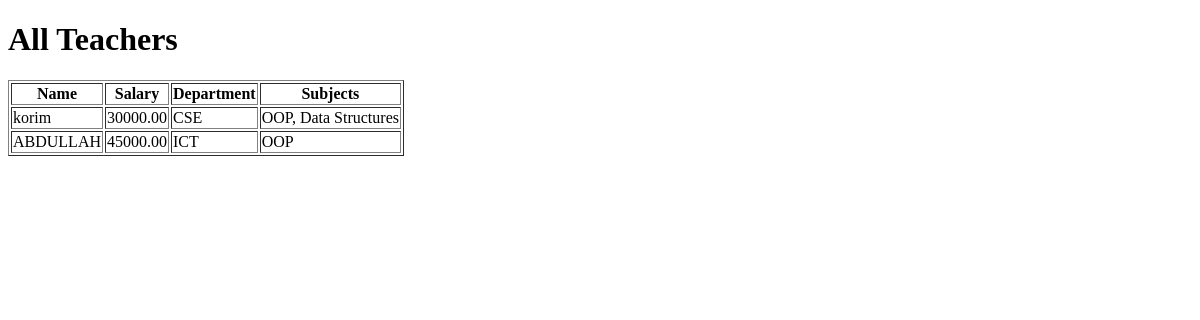
The page /task/teacher/ on the database as committed earlier.
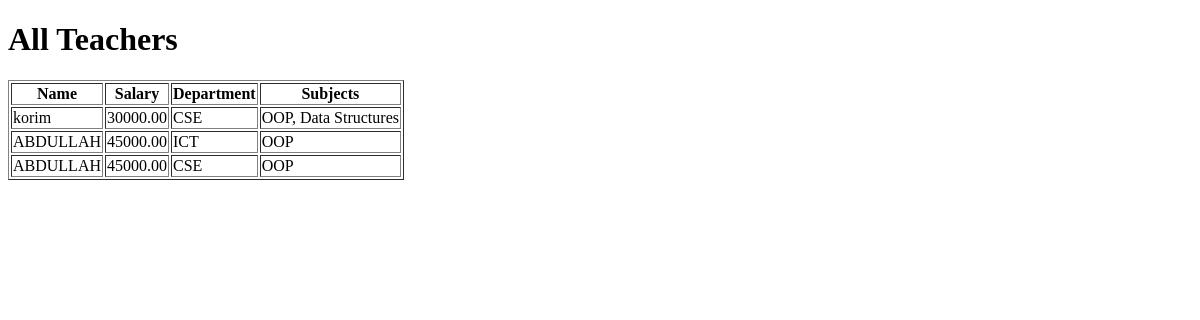
The same page on the database as committed later.
### app1/models.py (models this page shows, shortened)
class Teacher(models.Model):
    user=models.OneToOneField(User,on_delete=models.CASCADE,related_name="teacher",null=True)
    name=models.CharField(null=True,max_length=20)
    slary=models.DecimalField(max_digits=10,decimal_places=2)
    subject =models.ManyToManyField(Subject,related_name="teacher_sub")
    department=models.ForeignKey(Department,on_delete=models.CASCADE, related_name="Teachers")

class Department(models.Model):
    name=models.CharField(max_length=100)

class Subject(models.Model):
    name=models.CharField(max_length=100)

### app1/views.py (the view)
# urls.py: path('teacher/',teacher_list.as_view(),name="teacher"),
class teacher_list(ListView):   #class base view,
    model=Teacher
    template_name="teacher_list.html"
    context_object_name="teachers"

### templates/teacher_list.html (shortened to what this page needs)
<!DOCTYPE html>
<html>
<head>
</head>
<body>
    <h1>All Teachers</h1>
    <table border="1">
        <tr>
            <th>Name</th>
            <th>Salary</th>
            <th>Department</th>
            <th>Subjects</th>
        </tr>
        {% for teacher in teachers %}
        <tr>
            <td>{{ teacher.name }}</td>
            <td>{{ teacher.slary }}</td>
            <td>{{ teacher.department.name }}</td>
            <td>
                {% for sub in teacher.subject.all %}
                    {{ sub.name }}{% if not forloop.last %}, {% endif %}
                {% endfor %}
            </td>
        </tr>
        {% endfor %}
    </table>
</body>
</html>

Rows that differ between the two databases and show on the page:
added Teacher: name "ABDULLAH", slary "45000.00", department.name "CSE", Subject (name "OOP")
